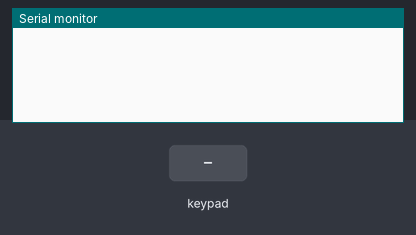
Simulated run of this sketch. Board: Arduino Uno, built with avr-gcc and run on an emulated ATmega328P. Shown: the last lines printed to the serial monitor. Inputs (shaded band) come from the test bench.

Above: at 1.2 s.
1.3 s: key '1' pressed
At 1.7 s:
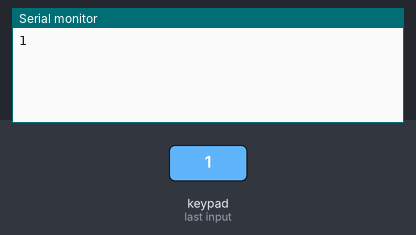
2.8 s: keypad keys 2 3 4 5 * pressed 0.4 s apart
At 5.2 s:
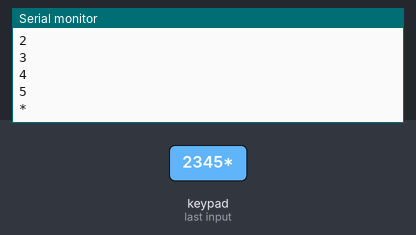
6.3 s: key 'X' pressed
At 6.9 s:
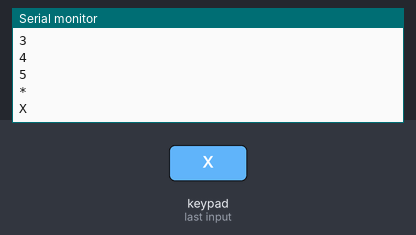
7.8 s: key '/' pressed
At 9.0 s:
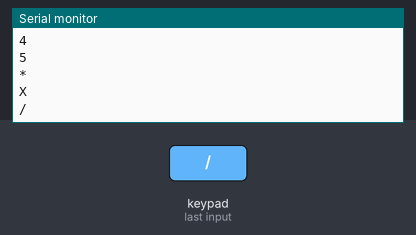
9.3 s: keypad keys 6 7 8 9 pressed 0.4 s apart
At 11.3 s:
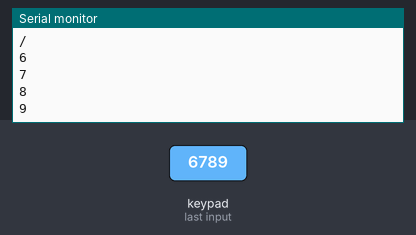
Timing chart, 0 to 12.8 s (numbered marks = the images above; inputs shaded):
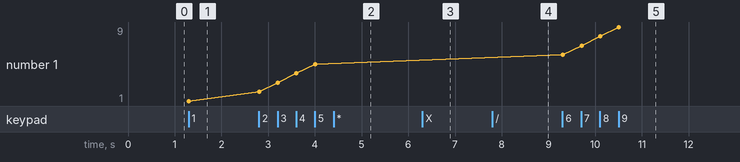

The sketch:

calculadora_keypad.ino
```cpp
#include <Keypad.h>
const byte Filas =  4 ;
const byte Columnas = 4 ;

char keys [Filas][Columnas] {
  {'1','2','3','+'},
  {'4','5','6','-'},
  {'7','8','9','*'},
  {'X','0','.','/'}
};

byte filapines [Filas] = {2,3,4,5};
byte Columnpines [Columnas] = {6,7,8,9};

Keypad teclado = Keypad(makeKeymap(keys),filapines,Columnpines,Filas,Columnas);
void setup() {
  // put your setup code here, to run once:
  Serial.begin(9600);
}

void loop() {
  // put your main code here, to run repeatedly:
  char tecla = teclado.getKey();

  if (tecla != NO_KEY){
    Serial.println(tecla);
  }

}
```

Measured:
- after the input at 1.3 s, the serial monitor: prints a new line at once (image 1)
- after the input at 2.8 s, the serial monitor: prints a new line at once (image 2)
- after the input at 6.3 s, the serial monitor: prints a new line at once (image 3)
- after the input at 7.8 s, the serial monitor: prints a new line at once (image 4)
- after the input at 9.3 s, the serial monitor: prints a new line at once (image 5)
- plotted number 1: 1 → 5 after the input at 2.8 s, 5 → 9 after the input at 9.3 s
